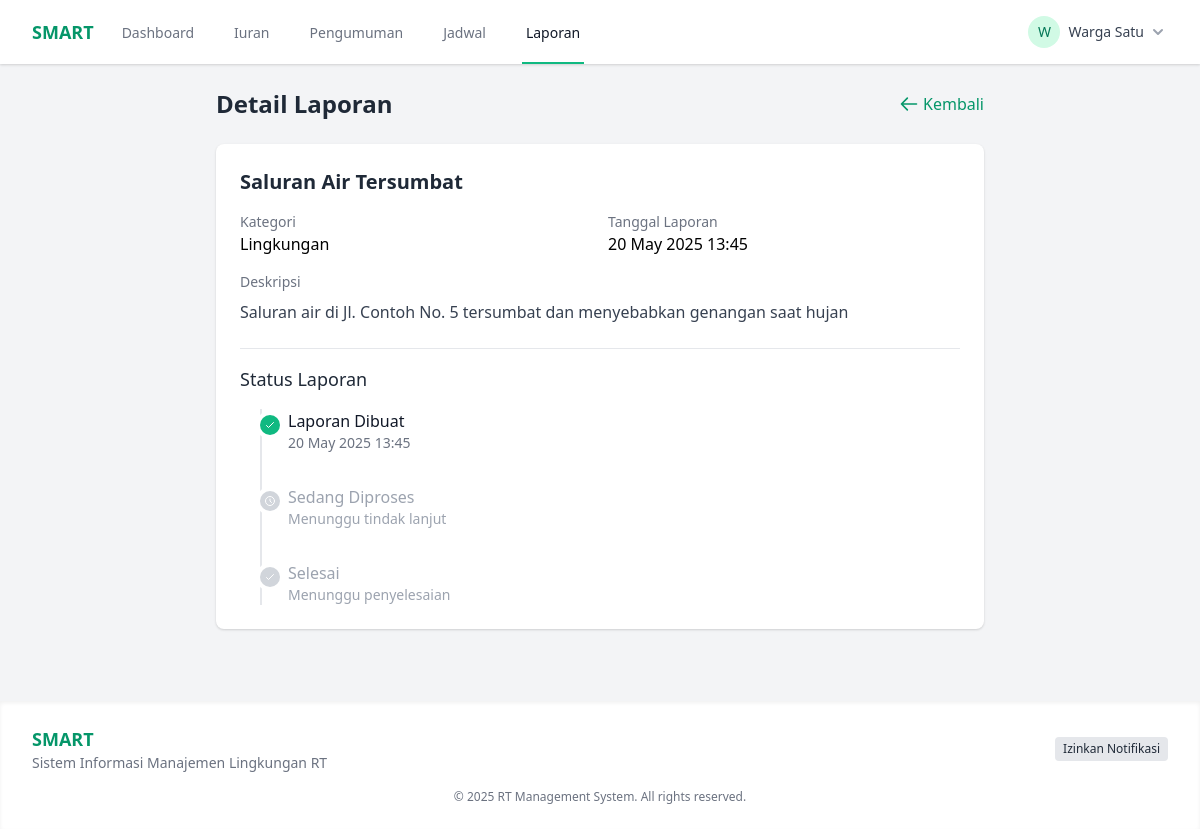
/report/2 (signed in), run on an earlier commit of the app's database.
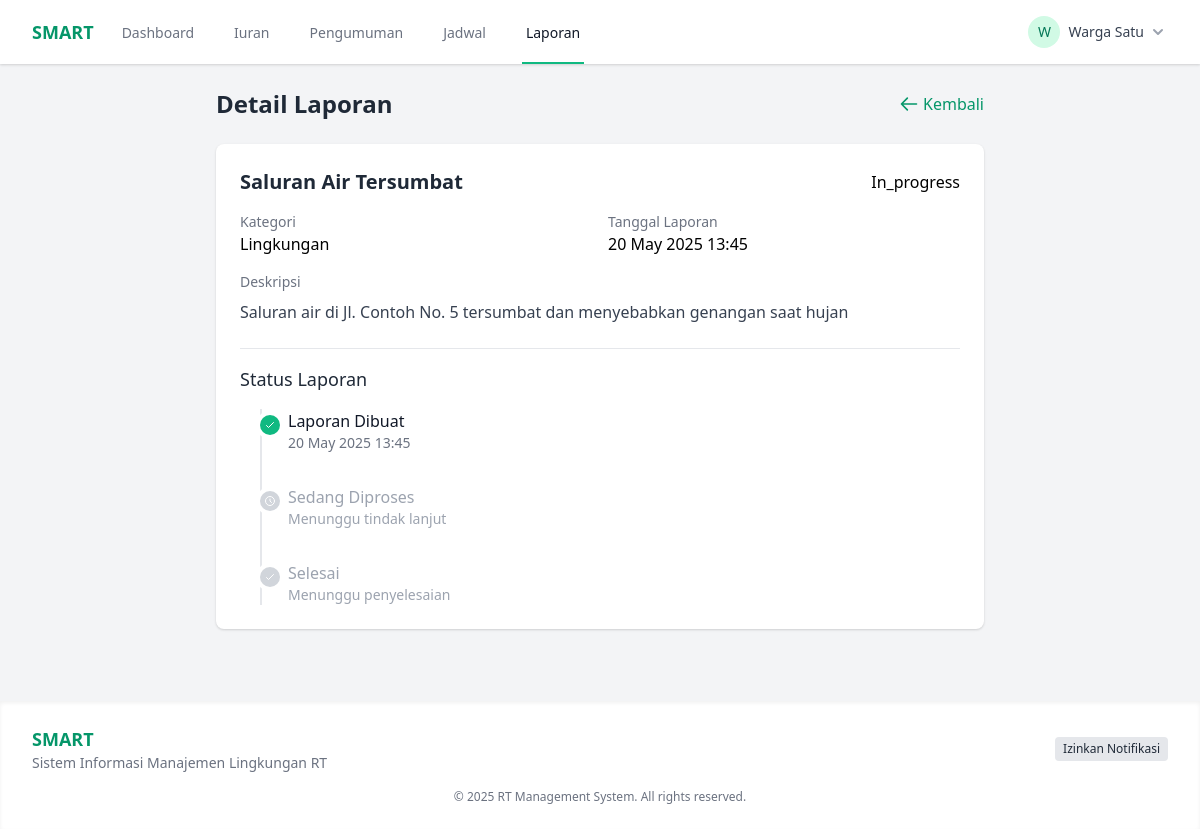
And on a later commit of the database.
### tables this page shows
CREATE TABLE IF NOT EXISTS reports (
    id INT AUTO_INCREMENT PRIMARY KEY,
    user_id INT NOT NULL,
    title VARCHAR(200) NOT NULL,
    description TEXT NOT NULL,
    category VARCHAR(50) NOT NULL,
    image VARCHAR(255),
    status ENUM('pending', 'in_progress', 'resolved', 'rejected') NOT NULL DEFAULT 'pending',
    admin_response TEXT,
    created_at DATETIME DEFAULT CURRENT_TIMESTAMP,
    updated_at DATETIME ON UPDATE CURRENT_TIMESTAMP,
    FOREIGN KEY (user_id) REFERENCES users(id) ON DELETE CASCADE
);

### app/controllers/ReportController.php (called while the page is built, shortened)
<?php
class ReportController {
    public function view($id) {
        $reportModel = new Report();
        $report = $reportModel->findById($id);
        $data = ['report' => $report];
        require_once BASE_PATH . '/app/views/resident/view_reports.php';
    }
}

### public/index.php (called while the page is built, shortened)
<?php
require_once BASE_PATH . '/config/database.php';
spl_autoload_register(function ($class) {
    $class = str_replace('\\', DIRECTORY_SEPARATOR, $class);
    $file = BASE_PATH . DIRECTORY_SEPARATOR . $class . '.php';
});
require_once BASE_PATH . '/routes/web.php';
$url = isset($_GET['url']) ? $_GET['url'] : '';
$url = rtrim($url, '/');
Router::route($url);

### config/database.php (called while the page is built, shortened)
<?php
class Database {
    private static $instance = null;
    private $connection;
    private function __construct() {
        try {
            $this->connection = new PDO(
                'mysql:host=' . DB_HOST . ';dbname=' . DB_NAME . ';charset=utf8mb4',
                DB_USER,
                DB_PASS,
                [
                    PDO::ATTR_ERRMODE => PDO::ERRMODE_EXCEPTION,
                    PDO::ATTR_DEFAULT_FETCH_MODE => PDO::FETCH_ASSOC,
                    PDO::ATTR_EMULATE_PREPARES => false
                ]
            );
        } catch (PDOException $e) {
            die('Database Connection Error: ' . $e->getMessage());
        }
    }
    public static function getInstance() {
        if (self::$instance === null) {
            self::$instance = new self();
        }
        return self::$instance;
    }
    public function getConnection() {
        return $this->connection;
    }
}

### app/models/Report.php (called while the page is built, shortened)
<?php
class Report {
    private $db;
    public function __construct() {
        $this->db = \Database::getInstance()->getConnection();
    }
    public function findById($id) {
        $stmt = $this->db->prepare("
            SELECT r.*, u.name as user_name
            FROM reports r
            JOIN users u ON r.user_id = u.id
            WHERE r.id = :id
        ");
        $stmt->execute(['id' => $id]);
        return $stmt->fetch();
    }
}

### app/views/resident/view_reports.php (the view, shortened to what the changed rows need)
<!DOCTYPE html>
<html lang="id">
<head>
    <link href="https://cdn.jsdelivr.net/npm/tailwindcss@2.2.19/dist/tailwind.min.css" rel="stylesheet">
    <link rel="stylesheet" href="/css/styles.css">
</head>
<body class="bg-gray-100 min-h-screen flex flex-col">
    <?php include BASE_PATH . '/app/views/components/resident_header.php'; ?>
    <main class="flex-1 p-4 md:p-6">
        <div class="max-w-3xl mx-auto">
            <div class="flex justify-between items-center mb-6">
                <h1 class="text-2xl font-bold text-gray-800">Detail Laporan</h1>
                <a href="/reports" class="text-green-600 hover:text-green-800 flex items-center">
                    <svg xmlns="http://www.w3.org/2000/svg" class="h-5 w-5 mr-1" fill="none" viewBox="0 0 24 24" stroke="currentColor">
                        <path stroke-linecap="round" stroke-linejoin="round" stroke-width="2" d="M10 19l-7-7m0 0l7-7m-7 7h18" />
                    </svg>
                    Kembali
                </a>
            </div>
            <div class="bg-white rounded-lg shadow overflow-hidden mb-6">
                <div class="p-6">
                    <div class="flex items-center justify-between mb-4">
                        <h2 class="text-xl font-bold text-gray-800"><?= htmlspecialchars($data['report']['title']) ?></h2>
                        <span class="badge badge-<?= $data['report']['status'] ?>">
                            <?php
                            switch ($data['report']['status']) {
                                default:
                                    echo ucfirst($data['report']['status']);
                            }
                            ?>
                        </span>
                    </div>
                    <div class="grid grid-cols-1 md:grid-cols-2 gap-4 mb-4">
                        <div>
                            <p class="text-sm text-gray-500">Kategori</p>
                            <p class="font-medium"><?= htmlspecialchars($data['report']['category']) ?></p>
                        </div>
                        <div>
                            <p class="text-sm text-gray-500">Tanggal Laporan</p>
                            <p class="font-medium"><?= date('d F Y H:i', strtotime($data['report']['created_at'])) ?></p>
                        </div>
                    </div>
                    <div class="mb-6">
                        <p class="text-sm text-gray-500 mb-2">Deskripsi</p>
                        <p class="text-gray-700 whitespace-pre-line"><?= htmlspecialchars($data['report']['description']) ?></p>
                    </div>
                    <div class="border-t pt-4 mt-6">
                        <h3 class="text-lg font-medium text-gray-800 mb-4">Status Laporan</h3>
                        <div class="relative">
                            <div class="ml-12 relative pb-8">
                                <div class="absolute -left-7 mt-1.5">
                                    <span class="h-5 w-5 rounded-full bg-green-500 flex items-center justify-center ring-4 ring-white">
                                        <svg class="h-3 w-3 text-white" xmlns="http://www.w3.org/2000/svg" fill="none" viewBox="0 0 24 24" stroke="currentColor">
                                            <path stroke-linecap="round" stroke-linejoin="round" stroke-width="2" d="M5 13l4 4L19 7" />
                                        </svg>
                                    </span>
                                </div>
                                <div>
                                    <p class="font-medium text-gray-900">Laporan Dibuat</p>
                                    <p class="text-sm text-gray-500"><?= date('d F Y H:i', strtotime($data['report']['created_at'])) ?></p>
                                </div>
                            </div>
                            <div class="ml-12 relative pb-8">
                                <div class="absolute -left-7 mt-1.5">
                                    <span class="h-5 w-5 rounded-full bg-gray-300 flex items-center justify-center ring-4 ring-white">
                                        <svg class="h-3 w-3 text-white" xmlns="http://www.w3.org/2000/svg" fill="none" viewBox="0 0 24 24" stroke="currentColor">
                                            <path stroke-linecap="round" stroke-linejoin="round" stroke-width="2" d="M12 8v4l3 3m6-3a9 9 0 11-18 0 9 9 0 0118 0z" />
                                        </svg>
                                    </span>
                                </div>
                                <div>
                                    <p class="font-medium text-gray-400">Sedang Diproses</p>
                                    <p class="text-sm text-gray-400">Menunggu tindak lanjut</p>
                                </div>
                            </div>
                             <?php if ($data['report']['status'] === 'completed'): ?>
                                 <div class="ml-12 relative">
                                    <div class="absolute -left-7 mt-1.5">
                                        <span class="h-5 w-5 rounded-full bg-green-500 flex items-center justify-center ring-4 ring-white">
                                            <svg class="h-3 w-3 text-white" xmlns="http://www.w3.org/2000/svg" fill="none" viewBox="0 0 24 24" stroke="currentColor">
                                                <path stroke-linecap="round" stroke-linejoin="round" stroke-width="2" d="M5 13l4 4L19 7" />
                                            </svg>
                                        </span>
                                    </div>
                                    <div>
                                        <p class="font-medium text-gray-900">Selesai</p>
                                        <p class="text-sm text-gray-500">Laporan telah diselesaikan</p>
                                        <p class="text-sm text-gray-500"><?= !empty($data['report']['updated_at']) ? date('d F Y H:i', strtotime($data['report']['updated_at'])) : '' ?></p>
                                    </div>
                                </div>
                            <?php else: ?>
                                <div class="ml-12 relative">
                                    <div class="absolute -left-7 mt-1.5">
                                        <span class="h-5 w-5 rounded-full bg-gray-300 flex items-center justify-center ring-4 ring-white">
                                            <svg class="h-3 w-3 text-white" xmlns="http://www.w3.org/2000/svg" fill="none" viewBox="0 0 24 24" stroke="currentColor">
                                                <path stroke-linecap="round" stroke-linejoin="round" stroke-width="2" d="M5 13l4 4L19 7" />
                                            </svg>
                                        </span>
                                    </div>
                                    <div>
                                        <p class="font-medium text-gray-400">Selesai</p>
                                        <p class="text-sm text-gray-400">Menunggu penyelesaian</p>
                                    </div>
                                </div>
                            <?php endif; ?>
                        </div>
                    </div>
                </div>
            </div>
        </div>
    </main>
    <?php include BASE_PATH . '/app/views/components/resident_footer.php'; ?>
</body>
</html>

### routes/web.php (shortened to what the changed rows need)
<?php
class Router {
    private static $routes = [];
    public static function register($method, $url, $controller, $action) {
        self::$routes[] = [
            'method' => $method,
            'url' => $url,
            'controller' => $controller,
            'action' => $action
        ];
    }
    public static function route($url) {
        $method = $_SERVER['REQUEST_METHOD'];
        foreach (self::$routes as $route) {
            $pattern = self::convertRouteToRegex($route['url']);
            if ($route['method'] == $method && preg_match($pattern, $url, $matches)) {
                array_shift($matches);
                $controller = new $controllerName();
                call_user_func_array([$controller, $route['action']], $matches);
                return;
            }
        }
    }
    private static function convertRouteToRegex($route) {
        $route = preg_replace('/\:([a-zA-Z0-9]+)/', '([^/]+)', $route);
        return '/^' . str_replace('/', '\/', $route) . '$/';
    }
}

### app/views/components/resident_header.php (shortened to what the changed rows need)
<header class="bg-white shadow">
    <div class="max-w-7xl mx-auto px-4 sm:px-6 lg:px-8">
        <div class="flex justify-between h-16">
            <div class="flex">
                <div class="flex-shrink-0 flex items-center">
                    <h1 class="text-lg font-bold text-green-600">SMART</h1>
                </div>
                <nav class="hidden md:ml-6 md:flex md:space-x-8">
                    <a href="/dashboard" class="<?= strpos($_SERVER['REQUEST_URI'], '/dashboard') !== false ? 'border-green-500 text-gray-900' : 'border-transparent text-gray-500 hover:border-gray-300 hover:text-gray-700' ?> inline-flex items-center px-1 pt-1 border-b-2 text-sm font-medium">
                        Dashboard
                    </a>
                    <a href="/fees" class="<?= strpos($_SERVER['REQUEST_URI'], '/fee') !== false ? 'border-green-500 text-gray-900' : 'border-transparent text-gray-500 hover:border-gray-300 hover:text-gray-700' ?> inline-flex items-center px-1 pt-1 border-b-2 text-sm font-medium">
                        Iuran
                    </a>
                    <a href="/announcements" class="<?= strpos($_SERVER['REQUEST_URI'], '/announcement') !== false ? 'border-green-500 text-gray-900' : 'border-transparent text-gray-500 hover:border-gray-300 hover:text-gray-700' ?> inline-flex items-center px-1 pt-1 border-b-2 text-sm font-medium">
                        Pengumuman
                    </a>
                    <a href="/schedules" class="<?= strpos($_SERVER['REQUEST_URI'], '/schedule') !== false ? 'border-green-500 text-gray-900' : 'border-transparent text-gray-500 hover:border-gray-300 hover:text-gray-700' ?> inline-flex items-center px-1 pt-1 border-b-2 text-sm font-medium">
                        Jadwal
                    </a>
                    <a href="/reports" class="<?= strpos($_SERVER['REQUEST_URI'], '/report') !== false ? 'border-green-500 text-gray-900' : 'border-transparent text-gray-500 hover:border-gray-300 hover:text-gray-700' ?> inline-flex items-center px-1 pt-1 border-b-2 text-sm font-medium">
                        Laporan
                    </a>
                </nav>
            </div>
            <div class="flex items-center">
                <div class="ml-3 relative">
                    <div>
                        <button type="button" class="flex items-center max-w-xs rounded-full text-sm focus:outline-none focus:ring-2 focus:ring-offset-2 focus:ring-green-500" id="user-menu-button" aria-expanded="false" aria-haspopup="true">
                            <span class="inline-flex items-center justify-center h-8 w-8 rounded-full bg-green-100">
                                <span class="text-sm font-medium leading-none text-green-700"><?= substr($_SESSION['name'], 0, 1) ?></span>
                            </span>
                            <span class="ml-2 text-gray-700"><?= htmlspecialchars($_SESSION['name']) ?></span>
                            <svg xmlns="http://www.w3.org/2000/svg" class="ml-1 h-5 w-5 text-gray-400" viewBox="0 0 20 20" fill="currentColor">
                                <path fill-rule="evenodd" d="M5.293 7.293a1 1 0 011.414 0L10 10.586l3.293-3.293a1 1 0 111.414 1.414l-4 4a1 1 0 01-1.414 0l-4-4a1 1 0 010-1.414z" clip-rule="evenodd" />
                            </svg>
                        </button>
                    </div>
                </div>
            </div>
        </div>
    </div>
</header>

### app/views/components/resident_footer.php (shortened to what the changed rows need)
<footer class="bg-white shadow-inner mt-6">
    <div class="max-w-7xl mx-auto py-6 px-4 sm:px-6 lg:px-8">
        <div class="flex flex-col md:flex-row justify-between items-center">
            <div class="mb-4 md:mb-0">
                <h2 class="text-lg font-bold text-green-600">SMART</h2>
                <p class="text-sm text-gray-500">Sistem Informasi Manajemen Lingkungan RT</p>
            </div>
            <div class="flex space-x-4">
                <button id="notification-btn" class="text-xs bg-gray-200 hover:bg-gray-300 text-gray-800 font-medium py-1 px-2 rounded transition-colors">
                    Izinkan Notifikasi
                </button>
            </div>
        </div>
        <div class="mt-4 text-center text-xs text-gray-500">
            <p>&copy; <?= date('Y') ?> RT Management System. All rights reserved.</p>
        </div>
    </div>
</footer>

What changed in the data, as far as the page shows it:
changed reports "Saluran Air Tersumbat": status (not shown) → "In_progress"
